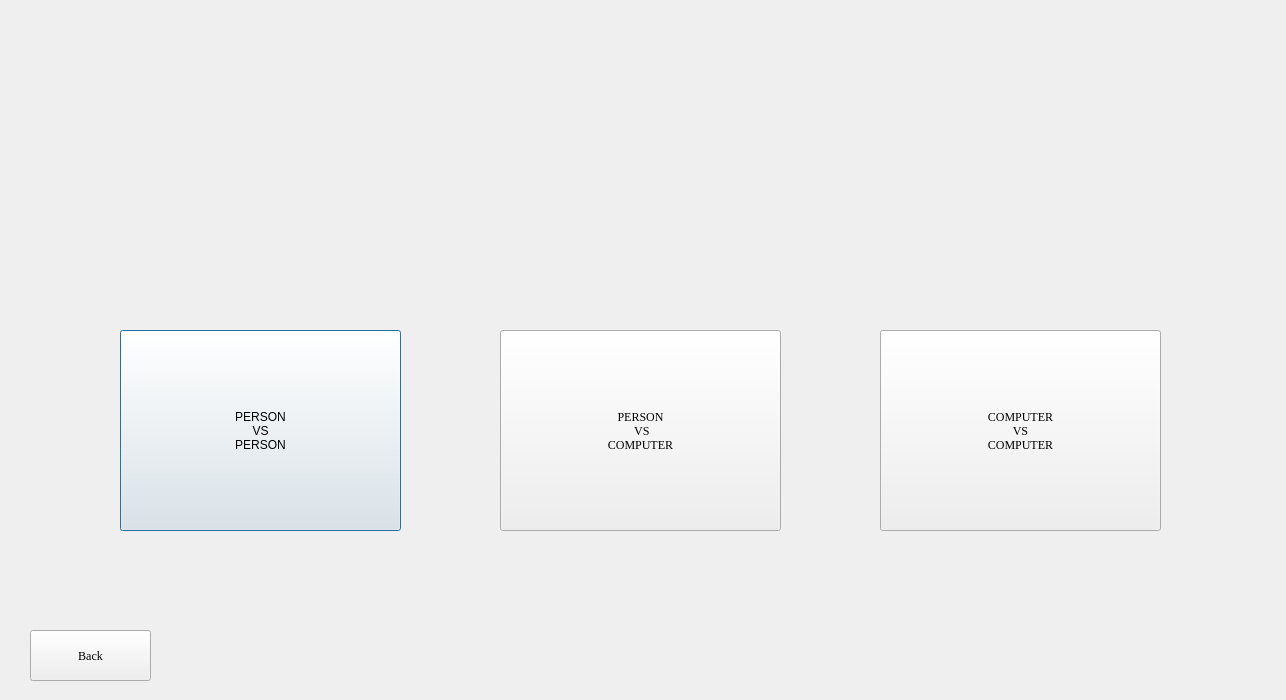
<?xml version="1.0" encoding="UTF-8"?>
<ui version="4.0">
 <class>ModesWindow</class>
 <widget class="QDialog" name="ModesWindow">
  <property name="geometry">
   <rect>
    <x>0</x>
    <y>0</y>
    <width>1286</width>
    <height>700</height>
   </rect>
  </property>
  <property name="font">
   <font>
    <family>Georgia</family>
    <strikeout>false</strikeout>
   </font>
  </property>
  <property name="windowTitle">
   <string>Dialog</string>
  </property>
  <widget class="QPushButton" name="MinMaxButton">
   <property name="geometry">
    <rect>
     <x>120</x>
     <y>330</y>
     <width>281</width>
     <height>201</height>
    </rect>
   </property>
   <property name="font">
    <font>
     <family>Segoe UI</family>
     <bold>false</bold>
     <strikeout>false</strikeout>
    </font>
   </property>
   <property name="styleSheet">
    <string notr="true">&lt;p&gt;PERSON&lt;b&gt; VS&lt;/b&gt; PERSON&lt;/p&gt;</string>
   </property>
   <property name="text">
    <string>
PERSON
VS
PERSON
</string>
   </property>
  </widget>
  <widget class="QPushButton" name="BetaAlphaButton">
   <property name="geometry">
    <rect>
     <x>500</x>
     <y>330</y>
     <width>281</width>
     <height>201</height>
    </rect>
   </property>
   <property name="styleSheet">
    <string notr="true">&lt;p&gt;PERSON
&lt;strong&gt;VS&lt;/strong&gt; 
COMPUTER&lt;/p&gt;</string>
   </property>
   <property name="text">
    <string>
PERSON
 VS
COMPUTER
</string>
   </property>
  </widget>
  <widget class="QPushButton" name="BettaAlphaIterativeButton">
   <property name="geometry">
    <rect>
     <x>880</x>
     <y>330</y>
     <width>281</width>
     <height>201</height>
    </rect>
   </property>
   <property name="styleSheet">
    <string notr="true">&lt;p&gt;COMPUTER
&lt;strong&gt;VS&lt;/strong&gt; 
COMPUTER&lt;/p&gt;</string>
   </property>
   <property name="text">
    <string>
COMPUTER
VS
COMPUTER
</string>
   </property>
  </widget>
  <widget class="QPushButton" name="backButton">
   <property name="geometry">
    <rect>
     <x>30</x>
     <y>630</y>
     <width>121</width>
     <height>51</height>
    </rect>
   </property>
   <property name="text">
    <string>Back</string>
   </property>
  </widget>
 </widget>
 <resources/>
 <connections/>
</ui>
